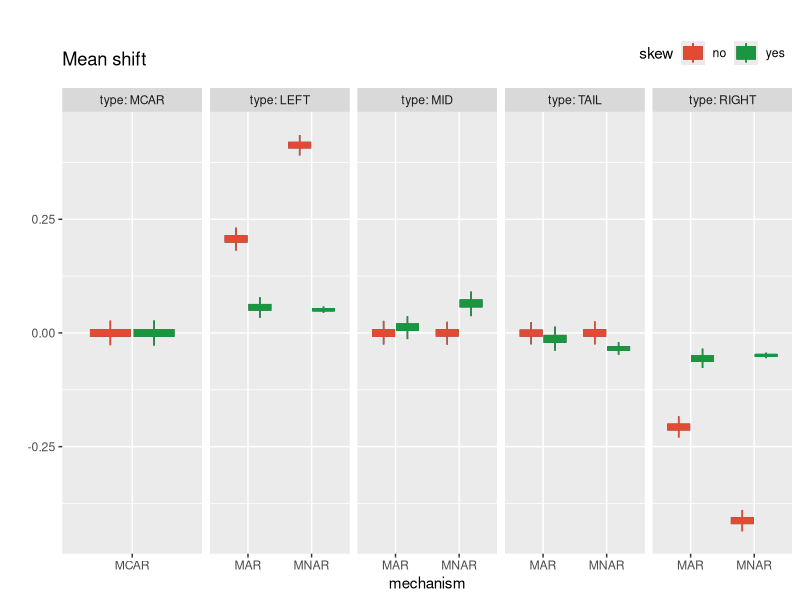
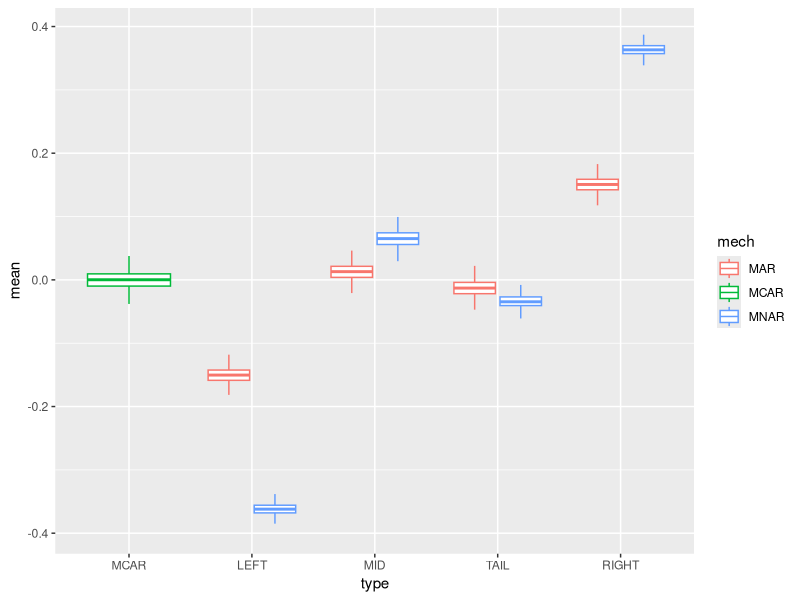
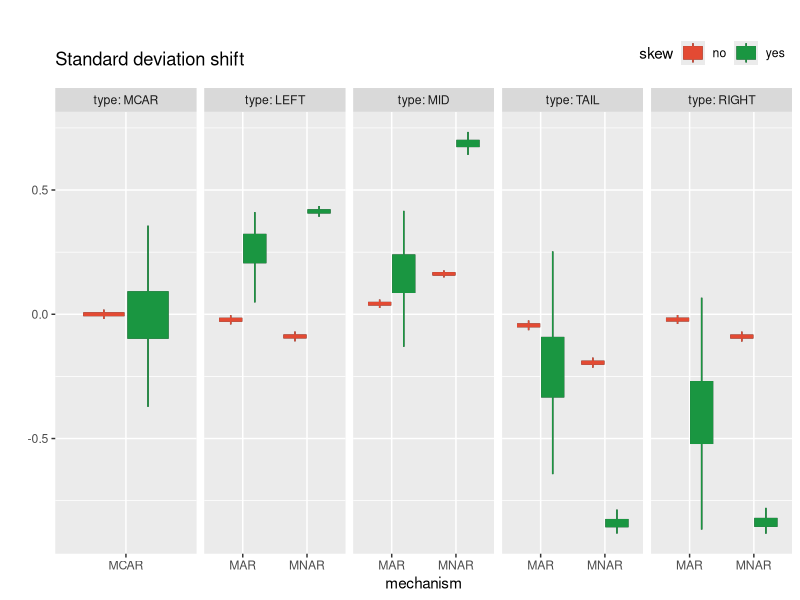
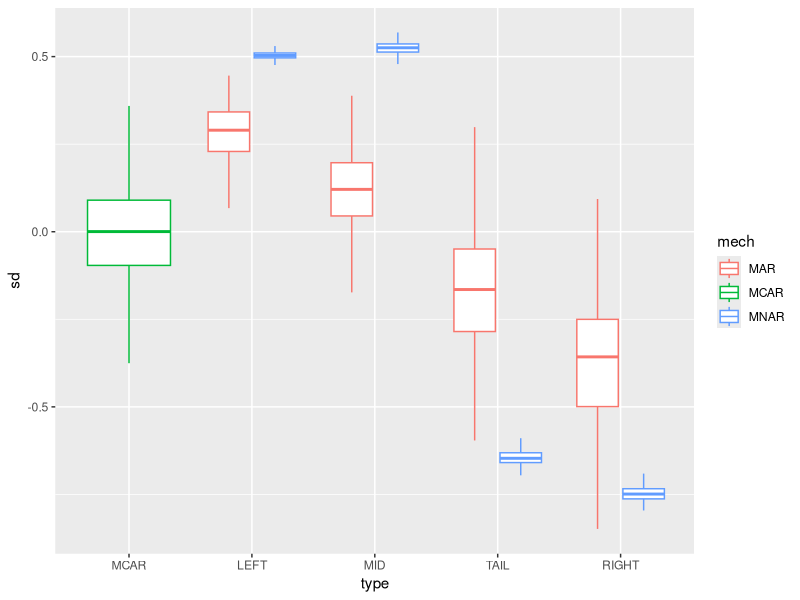
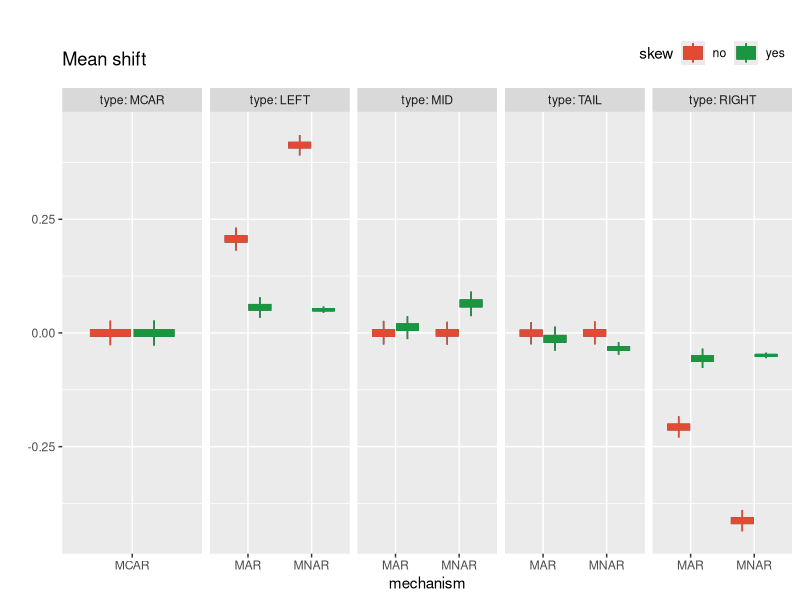
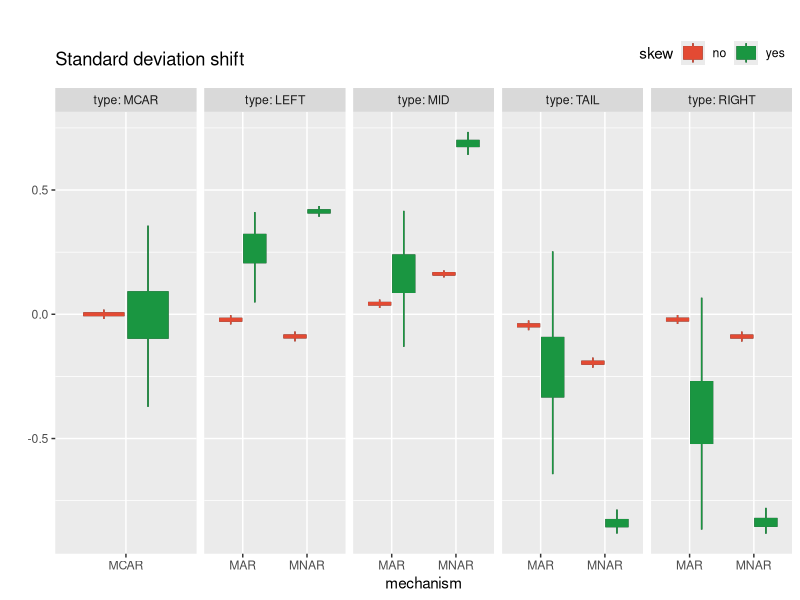

Write the R code that produced these figures, in order. (Note: this script raises an error after producing the figures.)
library(ggplot2)
library(tidyverse)

setwd("C:/Users/20200059/Documents/Github/missingness-effect-complete-dataset/figures/")

result <- read_csv("../csvs/final/synthetic.csv")
head(result)

result <- result %>%
  mutate(type = ordered(factor(type), 
                        levels = c('MCAR','LEFT','MID','TAIL','RIGHT')))

skews <- result %>%
  group_by(mech, type, skew) %>%
  summarize(am = mean(amount)) %>%
  filter(skew == 'yes')
skews

# bias mean
plot <- result %>%
  filter(skew != 'diff') %>%
    ggplot(aes(y=mean, x=mech, fill=skew)) +
      geom_boxplot(outlier.shape=NA)+
      geom_boxplot(aes(color=skew),outlier.shape = NA) + 
      facet_grid(. ~ type, labeller = label_both, scales = "free") +
      labs(title = 'Mean shift',
           fill = 'skew') + 
      xlab('mechanism') + 
      ylab('') + 
  guides(fill = guide_legend(direction = "horizontal")) +
  theme(legend.position="top",
        legend.justification="right",
        plot.title = element_text(vjust=-10)) + 
  scale_fill_manual(values=c("#e34a33", "#1a9641")) + 
  scale_color_manual(values=c("#e34a33", "#1a9641"))

plot
name <- paste('synthetic-bias.pdf', sep = "", collapse = NULL)
ggsave(name, width = 20, height = 12, units = "cm")

result %>%
  filter(skew == 'diff') %>%
    ggplot(aes(y=mean, x=type, colour=mech)) + 
      geom_boxplot(outlier.shape = NA) 
        #+ scale_y_continuous(limits = quantile(result$mean, c(0.1,0.9)))

# bias sd
plot <- result %>%
  filter(skew != 'diff') %>%
  ggplot(aes(y=sd, x=mech, fill=skew)) +
  geom_boxplot(outlier.shape=NA)+
  geom_boxplot(aes(color=skew),outlier.shape = NA) + 
  facet_grid(. ~ type, labeller = label_both, scales = "free") +
  labs(title = 'Standard deviation shift',
       fill = 'skew') + 
  xlab('mechanism') + 
  ylab('') + 
  guides(fill = guide_legend(direction = "horizontal")) +
  theme(legend.position="top",
        legend.justification="right",
        plot.title = element_text(vjust=-10)) + 
  scale_fill_manual(values=c("#e34a33", "#1a9641")) + 
  scale_color_manual(values=c("#e34a33", "#1a9641"))

plot
name <- paste('synthetic-std.pdf', sep = "", collapse = NULL)
ggsave(name, width = 20, height = 12, units = "cm")

result %>%
  filter(skew == 'diff') %>%
  ggplot(aes(y=sd, x=type, colour=mech)) + 
  geom_boxplot(outlier.shape = NA) 
    + scale_y_continuous(limits = quantile(result$sd, c(0.1,0.9)))

# bias median
result %>%
  filter(skew != 'diff') %>%
  ggplot(aes(y=median, x=mech, colour=skew)) + 
  geom_boxplot(outlier.shape = NA) + 
  facet_grid(. ~ type, labeller = label_both) 
    + scale_y_continuous(limits = quantile(result$median, c(0.1,0.9)))

result %>%
  filter(skew == 'diff') %>%
  ggplot(aes(y=median, x=type, colour=mech)) + 
  geom_boxplot(outlier.shape = NA) 
    + scale_y_continuous(limits = quantile(result$median, c(0.1,0.9)))

# iqr
result %>%
  filter(skew != 'diff') %>%
  ggplot(aes(y=iqr, x=mech, colour=skew)) + 
  geom_boxplot(outlier.shape = NA) + 
  facet_grid(. ~ type, labeller = label_both) 
    + scale_y_continuous(limits = quantile(result$iqr, c(0.1,0.9)))

result %>%
  filter(skew == 'diff') %>%
  ggplot(aes(y=iqr, x=type, colour=mech)) + 
  geom_boxplot(outlier.shape = NA) 
    + scale_y_continuous(limits = quantile(result$iqr, c(0.1,0.9)))

# skew
result %>%
  filter(skew != 'diff') %>%
    ggplot(aes(y=amount, x=mech, colour=skew)) + 
      geom_boxplot(outlier.shape = NA) + 
      facet_grid(. ~ type, labeller = label_both) + 
      scale_y_continuous(limits = quantile(result$amount, c(0.1,0.9)))
